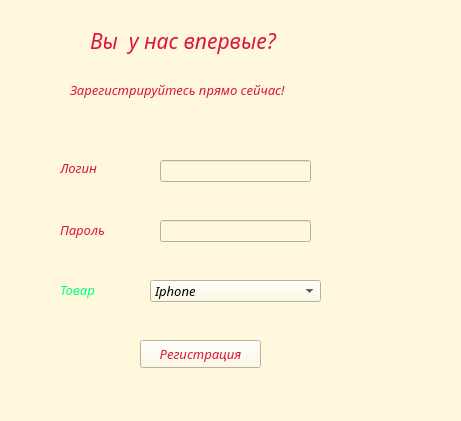
<?xml version="1.0" encoding="UTF-8"?>
<ui version="4.0">
 <class>registration</class>
 <widget class="QWidget" name="registration">
  <property name="geometry">
   <rect>
    <x>0</x>
    <y>0</y>
    <width>461</width>
    <height>421</height>
   </rect>
  </property>
  <property name="font">
   <font>
    <family>Bell MT</family>
    <pointsize>10</pointsize>
    <italic>true</italic>
   </font>
  </property>
  <property name="windowTitle">
   <string>Form</string>
  </property>
  <property name="styleSheet">
   <string notr="true">background-color:rgb(255, 248, 220);</string>
  </property>
  <widget class="QLabel" name="label_login">
   <property name="geometry">
    <rect>
     <x>60</x>
     <y>160</y>
     <width>55</width>
     <height>16</height>
    </rect>
   </property>
   <property name="font">
    <font>
     <family>Bell MT</family>
     <pointsize>10</pointsize>
     <italic>true</italic>
    </font>
   </property>
   <property name="styleSheet">
    <string notr="true">color:rgb(220, 20, 60);</string>
   </property>
   <property name="text">
    <string>Логин</string>
   </property>
  </widget>
  <widget class="QLineEdit" name="lineEdit_login">
   <property name="geometry">
    <rect>
     <x>160</x>
     <y>160</y>
     <width>151</width>
     <height>22</height>
    </rect>
   </property>
   <property name="styleSheet">
    <string notr="true"/>
   </property>
  </widget>
  <widget class="QLabel" name="label_password">
   <property name="geometry">
    <rect>
     <x>60</x>
     <y>220</y>
     <width>61</width>
     <height>20</height>
    </rect>
   </property>
   <property name="font">
    <font>
     <family>Bell MT</family>
     <pointsize>10</pointsize>
     <italic>true</italic>
    </font>
   </property>
   <property name="styleSheet">
    <string notr="true">color:rgb(220, 20, 60);</string>
   </property>
   <property name="text">
    <string>Пароль</string>
   </property>
  </widget>
  <widget class="QLineEdit" name="lineEdit_password">
   <property name="geometry">
    <rect>
     <x>160</x>
     <y>220</y>
     <width>151</width>
     <height>22</height>
    </rect>
   </property>
  </widget>
  <widget class="QLabel" name="label_product">
   <property name="geometry">
    <rect>
     <x>60</x>
     <y>280</y>
     <width>61</width>
     <height>20</height>
    </rect>
   </property>
   <property name="font">
    <font>
     <family>Bell MT</family>
     <pointsize>10</pointsize>
     <italic>true</italic>
    </font>
   </property>
   <property name="styleSheet">
    <string notr="true">color:rgb(0, 255, 127);</string>
   </property>
   <property name="text">
    <string>Товар</string>
   </property>
  </widget>
  <widget class="QPushButton" name="pushButton">
   <property name="geometry">
    <rect>
     <x>140</x>
     <y>340</y>
     <width>121</width>
     <height>28</height>
    </rect>
   </property>
   <property name="font">
    <font>
     <family>Bell MT</family>
     <pointsize>10</pointsize>
     <italic>true</italic>
    </font>
   </property>
   <property name="styleSheet">
    <string notr="true">color:rgb(220, 20, 60);</string>
   </property>
   <property name="text">
    <string>Регистрация</string>
   </property>
  </widget>
  <widget class="QLabel" name="label">
   <property name="geometry">
    <rect>
     <x>90</x>
     <y>20</y>
     <width>241</width>
     <height>41</height>
    </rect>
   </property>
   <property name="font">
    <font>
     <family>Bell MT</family>
     <pointsize>16</pointsize>
     <italic>true</italic>
    </font>
   </property>
   <property name="styleSheet">
    <string notr="true">color:rgb(220, 20, 60);</string>
   </property>
   <property name="text">
    <string>Вы  у нас впервые?</string>
   </property>
  </widget>
  <widget class="QLabel" name="label_2">
   <property name="geometry">
    <rect>
     <x>70</x>
     <y>80</y>
     <width>281</width>
     <height>20</height>
    </rect>
   </property>
   <property name="font">
    <font>
     <family>Bell MT</family>
     <pointsize>10</pointsize>
     <italic>true</italic>
    </font>
   </property>
   <property name="styleSheet">
    <string notr="true">color:rgb(220, 20, 60);</string>
   </property>
   <property name="text">
    <string>Зарегистрируйтесь прямо сейчас!</string>
   </property>
  </widget>
  <widget class="QComboBox" name="comboBox">
   <property name="geometry">
    <rect>
     <x>150</x>
     <y>280</y>
     <width>171</width>
     <height>22</height>
    </rect>
   </property>
   <item>
    <property name="text">
     <string>Iphone</string>
    </property>
   </item>
   <item>
    <property name="text">
     <string>Ipad</string>
    </property>
   </item>
  </widget>
 </widget>
 <resources/>
 <connections/>
</ui>
